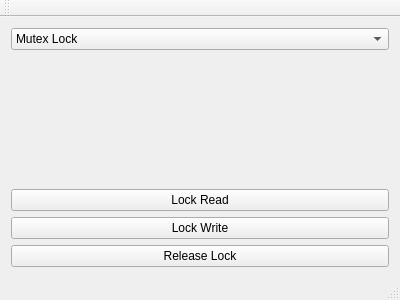
<?xml version="1.0" encoding="UTF-8"?>
<ui version="4.0">
 <class>MainWindow</class>
 <widget class="QMainWindow" name="MainWindow">
  <property name="geometry">
   <rect>
    <x>0</x>
    <y>0</y>
    <width>400</width>
    <height>300</height>
   </rect>
  </property>
  <property name="windowTitle">
   <string>MainWindow</string>
  </property>
  <widget class="QWidget" name="centralWidget">
   <layout class="QVBoxLayout" name="verticalLayout">
    <item>
     <widget class="QComboBox" name="cmb_lockSelect">
      <property name="currentIndex">
       <number>0</number>
      </property>
      <item>
       <property name="text">
        <string>Mutex Lock</string>
       </property>
      </item>
      <item>
       <property name="text">
        <string>Read-Write Lock</string>
       </property>
      </item>
     </widget>
    </item>
    <item>
     <widget class="GUtil::Controls::line_edit_with_button" name="line_edit" native="true"/>
    </item>
    <item>
     <widget class="QLabel" name="lbl_status">
      <property name="text">
       <string/>
      </property>
     </widget>
    </item>
    <item>
     <widget class="QPushButton" name="btn_lockRead">
      <property name="text">
       <string>Lock Read</string>
      </property>
     </widget>
    </item>
    <item>
     <widget class="QPushButton" name="btn_lockWrite">
      <property name="text">
       <string>Lock Write</string>
      </property>
     </widget>
    </item>
    <item>
     <widget class="QPushButton" name="btn_unlock">
      <property name="text">
       <string>Release Lock</string>
      </property>
     </widget>
    </item>
   </layout>
  </widget>
  <widget class="QMenuBar" name="menuBar">
   <property name="geometry">
    <rect>
     <x>0</x>
     <y>0</y>
     <width>400</width>
     <height>26</height>
    </rect>
   </property>
  </widget>
  <widget class="QToolBar" name="mainToolBar">
   <attribute name="toolBarArea">
    <enum>TopToolBarArea</enum>
   </attribute>
   <attribute name="toolBarBreak">
    <bool>false</bool>
   </attribute>
  </widget>
  <widget class="QStatusBar" name="statusBar"/>
 </widget>
 <layoutdefault spacing="6" margin="11"/>
 <customwidgets>
  <customwidget>
   <class>GUtil::Controls::line_edit_with_button</class>
   <extends>QWidget</extends>
   <header>Controls/line_edit_with_button.h</header>
   <container>1</container>
  </customwidget>
 </customwidgets>
 <resources/>
 <connections>
  <connection>
   <sender>btn_lockWrite</sender>
   <signal>clicked()</signal>
   <receiver>MainWindow</receiver>
   <slot>lockWrite()</slot>
   <hints>
    <hint type="sourcelabel">
     <x>139</x>
     <y>216</y>
    </hint>
    <hint type="destinationlabel">
     <x>161</x>
     <y>196</y>
    </hint>
   </hints>
  </connection>
  <connection>
   <sender>btn_unlock</sender>
   <signal>clicked()</signal>
   <receiver>MainWindow</receiver>
   <slot>unlock()</slot>
   <hints>
    <hint type="sourcelabel">
     <x>178</x>
     <y>248</y>
    </hint>
    <hint type="destinationlabel">
     <x>223</x>
     <y>269</y>
    </hint>
   </hints>
  </connection>
  <connection>
   <sender>cmb_lockSelect</sender>
   <signal>currentIndexChanged(int)</signal>
   <receiver>MainWindow</receiver>
   <slot>combo_box_index_changed(int)</slot>
   <hints>
    <hint type="sourcelabel">
     <x>54</x>
     <y>56</y>
    </hint>
    <hint type="destinationlabel">
     <x>50</x>
     <y>53</y>
    </hint>
   </hints>
  </connection>
  <connection>
   <sender>btn_lockRead</sender>
   <signal>clicked()</signal>
   <receiver>MainWindow</receiver>
   <slot>lockRead()</slot>
   <hints>
    <hint type="sourcelabel">
     <x>221</x>
     <y>177</y>
    </hint>
    <hint type="destinationlabel">
     <x>254</x>
     <y>161</y>
    </hint>
   </hints>
  </connection>
 </connections>
 <slots>
  <slot>lockRead()</slot>
  <slot>unlock()</slot>
  <slot>combo_box_index_changed(int)</slot>
  <slot>lockWrite()</slot>
 </slots>
</ui>
